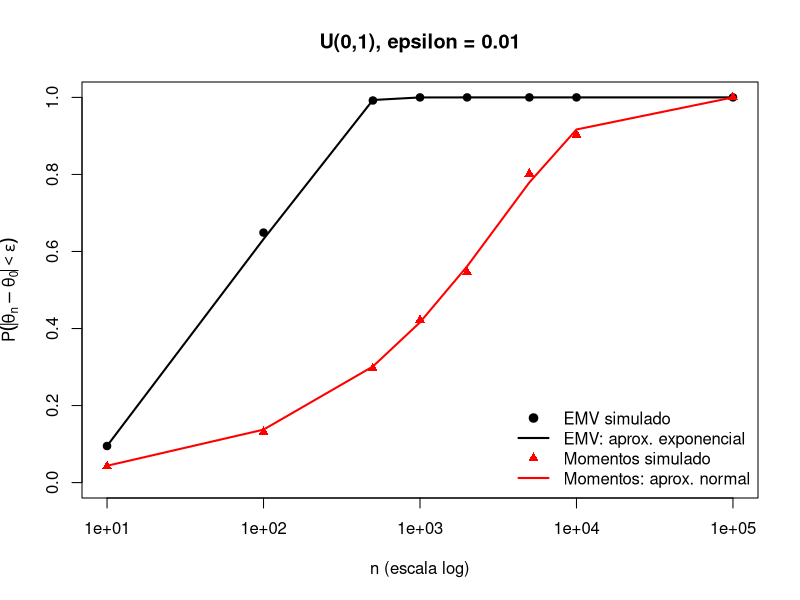

Reproduce this figure in R.
# IECD - Practica 2: Ejercicio 19
# Dado U(0, theta): EMV = max(X) vs estimador de momentos = 2 * mean(x)
# Aproximar P(|theta_hat - theta0)| < eps) con simulacion y por distribucion limite

set.seed(123)
theta0 <- 1
eps <- 0.01
K <- 1000
ns <- c(10, 100, 500, 1000, 2000, 5000, 10000, 100000)

res <- data.frame(n = ns, sim_emv = NA, sim_mom = NA)


for (j in seq_along(ns)) {
  n <- ns[j]
  p_emv <- logical(K)
  p_mom <- logical(K)
  for (k in 1:K) {
    x <- runif(n, min = 0, max = theta0) # A. muestra U(0, theta0)
    theta_emv <- max(x)
    theta_mom <- 2 * mean(x)
    p_emv[k] <- abs(theta_emv - theta0) < eps # B. cayo a menos de eps?
    p_mom[k] <- abs(theta_mom - theta0) < eps
  }
  res$sim_emv[j] <- mean(p_emv) # D. frecuencia relativa
  res$sim_mom[j] <- mean(p_mom)
}

# iii. Aproximaciones con las distribuciones limite
res$asint_emv  <- pexp(ns * eps, rate = 1 / theta0)
res$asint_mom  <- 2 * pnorm(eps * sqrt(3 * ns) / theta0) - 1
# Para el EMV tambien se conoce la probabilidad exacta: 1 - (1 - eps/theta)^n
res$exacta_emv <- 1 - (1 - eps / theta0)^ns

print(round(res, 4))

# Grafico: probabilidades simuladas (puntos) y aproximaciones asintoticas (lineas)
plot(ns, res$sim_emv, log = "x", pch = 19, ylim = c(0, 1),
     xlab = "n (escala log)", ylab = expression(P(abs(hat(theta)[n] - theta[0]) < epsilon)),
     main = "U(0,1), epsilon = 0.01")
lines(ns, res$asint_emv, lwd = 2)
points(ns, res$sim_mom, pch = 17, col = "red")
lines(ns, res$asint_mom, lwd = 2, col = "red")
legend("bottomright", bty = "n",
       legend = c("EMV simulado", "EMV: aprox. exponencial",
                  "Momentos simulado", "Momentos: aprox. normal"),
       pch = c(19, NA, 17, NA), lty = c(NA, 1, NA, 1), lwd = 2,
       col = c("black", "black", "red", "red"))
